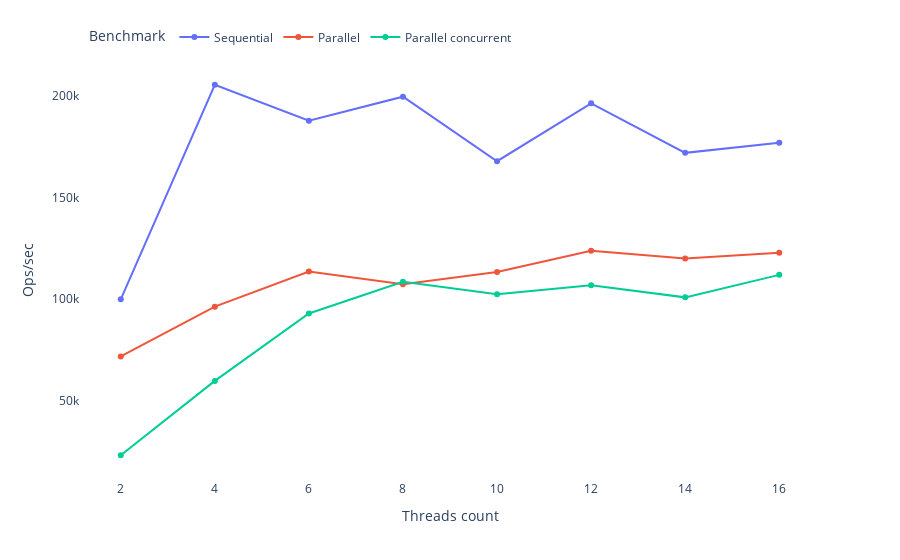

Notebook code cell kept with this figure:
### Markdown cell above
# 1000 items

### Code cell
items = 1000
chart = create_chart(scores.loc[scores['size']==items])
write_chart(chart,profile,f'{benchmark}-{items}')
chart

### Figure 1 — Plotly figure (JSON) as saved in the notebook; plotly's stock layout.template omitted (floating-point values rounded to 4 significant figures)
{"data": [{"hovertemplate": "Benchmark=Sequential<br>Threads count=%{x}<br>Ops/sec=%{y}<extra></extra>", "legendgroup": "Sequential", "line": {"color": "#636efa", "dash": "solid"}, "marker": {"symbol": "circle"}, "mode": "lines+markers", "name": "Sequential", "orientation": "v", "showlegend": true, "type": "scatter", "x": [2, 4, 6, 8, 10, 12, 14, 16], "xaxis": "x", "y": [99980.0, 205400.0, 187700.0, 199600.0, 167900.0, 196300.0, 172000.0, 177000.0], "yaxis": "y"}, {"hovertemplate": "Benchmark=Parallel<br>Threads count=%{x}<br>Ops/sec=%{y}<extra></extra>", "legendgroup": "Parallel", "line": {"color": "#EF553B", "dash": "solid"}, "marker": {"symbol": "circle"}, "mode": "lines+markers", "name": "Parallel", "orientation": "v", "showlegend": true, "type": "scatter", "x": [2, 4, 6, 8, 10, 12, 14, 16], "xaxis": "x", "y": [71860.0, 96360.0, 113600.0, 107400.0, 113400.0, 123800.0, 120000.0, 122900.0], "yaxis": "y"}, {"hovertemplate": "Benchmark=Parallel concurrent<br>Threads count=%{x}<br>Ops/sec=%{y}<extra></extra>", "legendgroup": "Parallel concurrent", "line": {"color": "#00cc96", "dash": "solid"}, "marker": {"symbol": "circle"}, "mode": "lines+markers", "name": "Parallel concurrent", "orientation": "v", "showlegend": true, "type": "scatter", "x": [2, 4, 6, 8, 10, 12, 14, 16], "xaxis": "x", "y": [23310.0, 59870.0, 92990.0, 108600.0, 102400.0, 106900.0, 100900.0, 112000.0], "yaxis": "y"}], "layout": {"autosize": true, "legend": {"orientation": "h", "title": {"text": "Benchmark"}, "tracegroupgap": 0, "x": 0.01, "xanchor": "left", "y": 1.02, "yanchor": "bottom"}, "margin": {"t": 60}, "plot_bgcolor": "rgba(0, 0, 0, 0)", "xaxis": {"anchor": "y", "autorange": true, "domain": [0, 1], "dtick": 2, "range": [1.162, 16.84], "tick0": 2, "title": {"text": "Threads count"}, "type": "linear"}, "yaxis": {"anchor": "x", "autorange": true, "domain": [0, 1], "range": [9208.0, 219500.0], "title": {"text": "Ops/sec"}, "type": "linear"}}}
